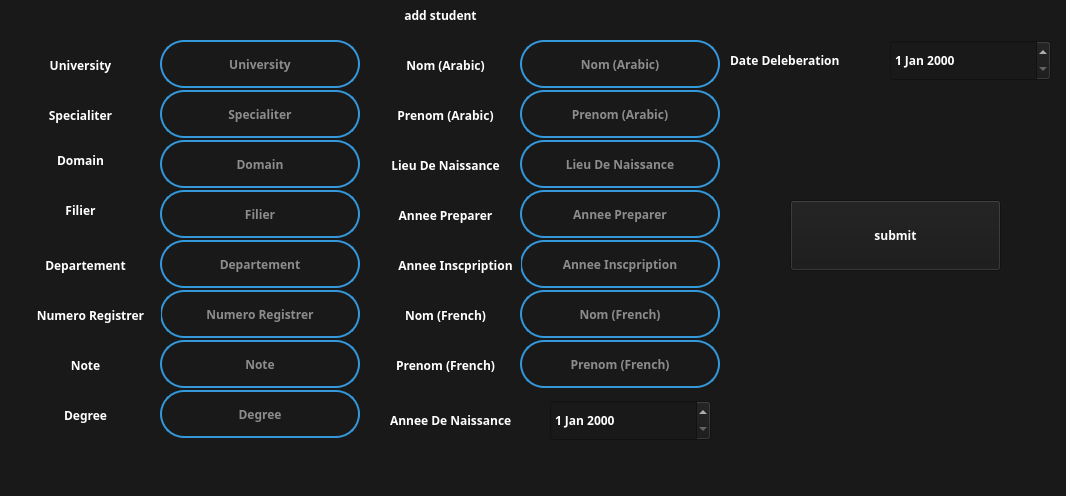
<?xml version="1.0" encoding="UTF-8"?>
<ui version="4.0">
 <class>MainWindow</class>
 <widget class="QMainWindow" name="MainWindow">
  <property name="geometry">
   <rect>
    <x>0</x>
    <y>0</y>
    <width>1066</width>
    <height>496</height>
   </rect>
  </property>
  <property name="windowTitle">
   <string>MainWindow</string>
  </property>
  <property name="styleSheet">
   <string notr="true">*{
font-family:century gothic;
  background: #191919;
  color: white;
  text-transform: uppercase;
  font-weight: 500;
}
QLineEdit{
  border: 2px solid #3498db;
  padding: 14px 10px;
  border-radius: 24px;
  transition: 0.25s;}
QLineEdit:focus{
  border-color: #2ecc71;
}
</string>
  </property>
  <widget class="QWidget" name="centralwidget">
   <widget class="QLabel" name="label">
    <property name="geometry">
     <rect>
      <x>310</x>
      <y>0</y>
      <width>261</width>
      <height>31</height>
     </rect>
    </property>
    <property name="text">
     <string>add student</string>
    </property>
    <property name="alignment">
     <set>Qt::AlignCenter</set>
    </property>
   </widget>
   <widget class="QLineEdit" name="University">
    <property name="geometry">
     <rect>
      <x>160</x>
      <y>40</y>
      <width>200</width>
      <height>48</height>
     </rect>
    </property>
    <property name="minimumSize">
     <size>
      <width>200</width>
      <height>48</height>
     </size>
    </property>
    <property name="styleSheet">
     <string notr="true"/>
    </property>
    <property name="text">
     <string/>
    </property>
    <property name="alignment">
     <set>Qt::AlignCenter</set>
    </property>
    <property name="placeholderText">
     <string>University</string>
    </property>
   </widget>
   <widget class="QLineEdit" name="specialiter">
    <property name="geometry">
     <rect>
      <x>160</x>
      <y>90</y>
      <width>200</width>
      <height>48</height>
     </rect>
    </property>
    <property name="minimumSize">
     <size>
      <width>200</width>
      <height>48</height>
     </size>
    </property>
    <property name="styleSheet">
     <string notr="true">QLineEQLineEdit{border:0;
  text-align: center;
  border: 2px solid #3498db;
  padding: 14px 10px;
  
  border-radius: 24px;
  transition: 0.25s;}
QLineEdit:focus{
  width: 280px;
  border-color: #2ecc71;
}</string>
    </property>
    <property name="text">
     <string/>
    </property>
    <property name="alignment">
     <set>Qt::AlignCenter</set>
    </property>
    <property name="placeholderText">
     <string>Specialiter</string>
    </property>
   </widget>
   <widget class="QLineEdit" name="domain">
    <property name="geometry">
     <rect>
      <x>160</x>
      <y>140</y>
      <width>200</width>
      <height>48</height>
     </rect>
    </property>
    <property name="minimumSize">
     <size>
      <width>200</width>
      <height>48</height>
     </size>
    </property>
    <property name="text">
     <string/>
    </property>
    <property name="alignment">
     <set>Qt::AlignCenter</set>
    </property>
    <property name="placeholderText">
     <string>Domain</string>
    </property>
   </widget>
   <widget class="QLineEdit" name="note">
    <property name="geometry">
     <rect>
      <x>160</x>
      <y>340</y>
      <width>200</width>
      <height>48</height>
     </rect>
    </property>
    <property name="minimumSize">
     <size>
      <width>200</width>
      <height>48</height>
     </size>
    </property>
    <property name="text">
     <string/>
    </property>
    <property name="alignment">
     <set>Qt::AlignCenter</set>
    </property>
    <property name="placeholderText">
     <string>Note</string>
    </property>
   </widget>
   <widget class="QLineEdit" name="filier">
    <property name="geometry">
     <rect>
      <x>160</x>
      <y>190</y>
      <width>200</width>
      <height>48</height>
     </rect>
    </property>
    <property name="minimumSize">
     <size>
      <width>200</width>
      <height>48</height>
     </size>
    </property>
    <property name="text">
     <string/>
    </property>
    <property name="alignment">
     <set>Qt::AlignCenter</set>
    </property>
    <property name="placeholderText">
     <string>Filier</string>
    </property>
   </widget>
   <widget class="QLineEdit" name="NumeroRegistrer">
    <property name="geometry">
     <rect>
      <x>160</x>
      <y>290</y>
      <width>200</width>
      <height>48</height>
     </rect>
    </property>
    <property name="minimumSize">
     <size>
      <width>200</width>
      <height>48</height>
     </size>
    </property>
    <property name="text">
     <string/>
    </property>
    <property name="alignment">
     <set>Qt::AlignCenter</set>
    </property>
    <property name="placeholderText">
     <string>Numero Registrer</string>
    </property>
   </widget>
   <widget class="QLineEdit" name="nom_arabic">
    <property name="geometry">
     <rect>
      <x>520</x>
      <y>40</y>
      <width>200</width>
      <height>48</height>
     </rect>
    </property>
    <property name="minimumSize">
     <size>
      <width>200</width>
      <height>48</height>
     </size>
    </property>
    <property name="text">
     <string/>
    </property>
    <property name="alignment">
     <set>Qt::AlignCenter</set>
    </property>
    <property name="placeholderText">
     <string>Nom (Arabic)</string>
    </property>
   </widget>
   <widget class="QLineEdit" name="prenom_arabic">
    <property name="geometry">
     <rect>
      <x>520</x>
      <y>90</y>
      <width>200</width>
      <height>48</height>
     </rect>
    </property>
    <property name="minimumSize">
     <size>
      <width>200</width>
      <height>48</height>
     </size>
    </property>
    <property name="text">
     <string/>
    </property>
    <property name="alignment">
     <set>Qt::AlignCenter</set>
    </property>
    <property name="placeholderText">
     <string>Prenom (Arabic)</string>
    </property>
   </widget>
   <widget class="QDateEdit" name="anneeDeNaissance">
    <property name="geometry">
     <rect>
      <x>550</x>
      <y>400</y>
      <width>161</width>
      <height>41</height>
     </rect>
    </property>
   </widget>
   <widget class="QLabel" name="label_2">
    <property name="geometry">
     <rect>
      <x>390</x>
      <y>400</y>
      <width>131</width>
      <height>41</height>
     </rect>
    </property>
    <property name="text">
     <string>Annee De Naissance</string>
    </property>
   </widget>
   <widget class="QPushButton" name="submit">
    <property name="geometry">
     <rect>
      <x>790</x>
      <y>200</y>
      <width>211</width>
      <height>71</height>
     </rect>
    </property>
    <property name="text">
     <string>submit</string>
    </property>
   </widget>
   <widget class="QLineEdit" name="lieuDeNaissance">
    <property name="geometry">
     <rect>
      <x>520</x>
      <y>140</y>
      <width>200</width>
      <height>48</height>
     </rect>
    </property>
    <property name="minimumSize">
     <size>
      <width>200</width>
      <height>48</height>
     </size>
    </property>
    <property name="text">
     <string/>
    </property>
    <property name="alignment">
     <set>Qt::AlignCenter</set>
    </property>
    <property name="placeholderText">
     <string>Lieu De Naissance</string>
    </property>
   </widget>
   <widget class="QLineEdit" name="AnneePreparer">
    <property name="geometry">
     <rect>
      <x>520</x>
      <y>190</y>
      <width>200</width>
      <height>48</height>
     </rect>
    </property>
    <property name="minimumSize">
     <size>
      <width>200</width>
      <height>48</height>
     </size>
    </property>
    <property name="alignment">
     <set>Qt::AlignCenter</set>
    </property>
    <property name="placeholderText">
     <string>Annee Preparer</string>
    </property>
   </widget>
   <widget class="QLineEdit" name="AnneeInscpription">
    <property name="geometry">
     <rect>
      <x>520</x>
      <y>240</y>
      <width>200</width>
      <height>48</height>
     </rect>
    </property>
    <property name="minimumSize">
     <size>
      <width>200</width>
      <height>48</height>
     </size>
    </property>
    <property name="alignment">
     <set>Qt::AlignCenter</set>
    </property>
    <property name="placeholderText">
     <string>Annee Inscpription</string>
    </property>
   </widget>
   <widget class="QLabel" name="label_3">
    <property name="geometry">
     <rect>
      <x>30</x>
      <y>50</y>
      <width>101</width>
      <height>31</height>
     </rect>
    </property>
    <property name="text">
     <string>University</string>
    </property>
    <property name="alignment">
     <set>Qt::AlignCenter</set>
    </property>
   </widget>
   <widget class="QLabel" name="label_4">
    <property name="geometry">
     <rect>
      <x>30</x>
      <y>100</y>
      <width>101</width>
      <height>31</height>
     </rect>
    </property>
    <property name="text">
     <string>Specialiter</string>
    </property>
    <property name="alignment">
     <set>Qt::AlignCenter</set>
    </property>
   </widget>
   <widget class="QLabel" name="label_6">
    <property name="geometry">
     <rect>
      <x>30</x>
      <y>200</y>
      <width>101</width>
      <height>21</height>
     </rect>
    </property>
    <property name="text">
     <string>Filier</string>
    </property>
    <property name="alignment">
     <set>Qt::AlignCenter</set>
    </property>
   </widget>
   <widget class="QLabel" name="label_7">
    <property name="geometry">
     <rect>
      <x>30</x>
      <y>150</y>
      <width>101</width>
      <height>21</height>
     </rect>
    </property>
    <property name="text">
     <string>Domain</string>
    </property>
    <property name="alignment">
     <set>Qt::AlignCenter</set>
    </property>
   </widget>
   <widget class="QLabel" name="label_8">
    <property name="geometry">
     <rect>
      <x>20</x>
      <y>350</y>
      <width>131</width>
      <height>31</height>
     </rect>
    </property>
    <property name="text">
     <string>Note</string>
    </property>
    <property name="alignment">
     <set>Qt::AlignCenter</set>
    </property>
   </widget>
   <widget class="QLabel" name="label_9">
    <property name="geometry">
     <rect>
      <x>20</x>
      <y>300</y>
      <width>141</width>
      <height>31</height>
     </rect>
    </property>
    <property name="text">
     <string>Numero Registrer</string>
    </property>
    <property name="alignment">
     <set>Qt::AlignCenter</set>
    </property>
   </widget>
   <widget class="QLabel" name="label_10">
    <property name="geometry">
     <rect>
      <x>380</x>
      <y>50</y>
      <width>131</width>
      <height>31</height>
     </rect>
    </property>
    <property name="text">
     <string>Nom (Arabic)</string>
    </property>
    <property name="alignment">
     <set>Qt::AlignCenter</set>
    </property>
   </widget>
   <widget class="QLabel" name="label_11">
    <property name="geometry">
     <rect>
      <x>380</x>
      <y>100</y>
      <width>131</width>
      <height>31</height>
     </rect>
    </property>
    <property name="text">
     <string>Prenom (Arabic)</string>
    </property>
    <property name="alignment">
     <set>Qt::AlignCenter</set>
    </property>
   </widget>
   <widget class="QLabel" name="label_12">
    <property name="geometry">
     <rect>
      <x>380</x>
      <y>150</y>
      <width>131</width>
      <height>31</height>
     </rect>
    </property>
    <property name="text">
     <string>Lieu De Naissance</string>
    </property>
    <property name="alignment">
     <set>Qt::AlignCenter</set>
    </property>
   </widget>
   <widget class="QLabel" name="label_13">
    <property name="geometry">
     <rect>
      <x>380</x>
      <y>200</y>
      <width>131</width>
      <height>31</height>
     </rect>
    </property>
    <property name="text">
     <string>Annee Preparer</string>
    </property>
    <property name="alignment">
     <set>Qt::AlignCenter</set>
    </property>
   </widget>
   <widget class="QLabel" name="label_14">
    <property name="geometry">
     <rect>
      <x>390</x>
      <y>250</y>
      <width>131</width>
      <height>31</height>
     </rect>
    </property>
    <property name="text">
     <string>Annee Inscpription</string>
    </property>
    <property name="alignment">
     <set>Qt::AlignCenter</set>
    </property>
   </widget>
   <widget class="QLabel" name="label_15">
    <property name="geometry">
     <rect>
      <x>380</x>
      <y>300</y>
      <width>131</width>
      <height>31</height>
     </rect>
    </property>
    <property name="text">
     <string>Nom (French)</string>
    </property>
    <property name="alignment">
     <set>Qt::AlignCenter</set>
    </property>
   </widget>
   <widget class="QLineEdit" name="prenom_french">
    <property name="geometry">
     <rect>
      <x>520</x>
      <y>340</y>
      <width>200</width>
      <height>48</height>
     </rect>
    </property>
    <property name="minimumSize">
     <size>
      <width>200</width>
      <height>48</height>
     </size>
    </property>
    <property name="text">
     <string/>
    </property>
    <property name="alignment">
     <set>Qt::AlignCenter</set>
    </property>
    <property name="placeholderText">
     <string>Prenom (French)</string>
    </property>
   </widget>
   <widget class="QLineEdit" name="nom_french">
    <property name="geometry">
     <rect>
      <x>520</x>
      <y>290</y>
      <width>200</width>
      <height>48</height>
     </rect>
    </property>
    <property name="minimumSize">
     <size>
      <width>200</width>
      <height>48</height>
     </size>
    </property>
    <property name="text">
     <string/>
    </property>
    <property name="alignment">
     <set>Qt::AlignCenter</set>
    </property>
    <property name="placeholderText">
     <string>Nom (French)</string>
    </property>
   </widget>
   <widget class="QLabel" name="label_16">
    <property name="geometry">
     <rect>
      <x>380</x>
      <y>350</y>
      <width>131</width>
      <height>31</height>
     </rect>
    </property>
    <property name="text">
     <string>Prenom (French)</string>
    </property>
    <property name="alignment">
     <set>Qt::AlignCenter</set>
    </property>
   </widget>
   <widget class="QLineEdit" name="Degree">
    <property name="geometry">
     <rect>
      <x>160</x>
      <y>390</y>
      <width>200</width>
      <height>48</height>
     </rect>
    </property>
    <property name="minimumSize">
     <size>
      <width>200</width>
      <height>48</height>
     </size>
    </property>
    <property name="text">
     <string/>
    </property>
    <property name="alignment">
     <set>Qt::AlignCenter</set>
    </property>
    <property name="placeholderText">
     <string>Degree</string>
    </property>
   </widget>
   <widget class="QLabel" name="label_17">
    <property name="geometry">
     <rect>
      <x>20</x>
      <y>400</y>
      <width>131</width>
      <height>31</height>
     </rect>
    </property>
    <property name="text">
     <string>Degree</string>
    </property>
    <property name="alignment">
     <set>Qt::AlignCenter</set>
    </property>
   </widget>
   <widget class="QLabel" name="label_18">
    <property name="geometry">
     <rect>
      <x>730</x>
      <y>40</y>
      <width>131</width>
      <height>41</height>
     </rect>
    </property>
    <property name="text">
     <string>Date Deleberation</string>
    </property>
   </widget>
   <widget class="QDateEdit" name="DateDeleberation">
    <property name="geometry">
     <rect>
      <x>890</x>
      <y>40</y>
      <width>161</width>
      <height>41</height>
     </rect>
    </property>
   </widget>
   <widget class="QLineEdit" name="Departement">
    <property name="geometry">
     <rect>
      <x>160</x>
      <y>240</y>
      <width>200</width>
      <height>48</height>
     </rect>
    </property>
    <property name="minimumSize">
     <size>
      <width>200</width>
      <height>48</height>
     </size>
    </property>
    <property name="text">
     <string/>
    </property>
    <property name="alignment">
     <set>Qt::AlignCenter</set>
    </property>
    <property name="placeholderText">
     <string>Departement</string>
    </property>
   </widget>
   <widget class="QLabel" name="label_19">
    <property name="geometry">
     <rect>
      <x>20</x>
      <y>250</y>
      <width>131</width>
      <height>31</height>
     </rect>
    </property>
    <property name="text">
     <string>Departement</string>
    </property>
    <property name="alignment">
     <set>Qt::AlignCenter</set>
    </property>
   </widget>
  </widget>
  <widget class="QMenuBar" name="menubar">
   <property name="geometry">
    <rect>
     <x>0</x>
     <y>0</y>
     <width>1066</width>
     <height>20</height>
    </rect>
   </property>
  </widget>
  <widget class="QStatusBar" name="statusbar"/>
 </widget>
 <resources/>
 <connections/>
</ui>
